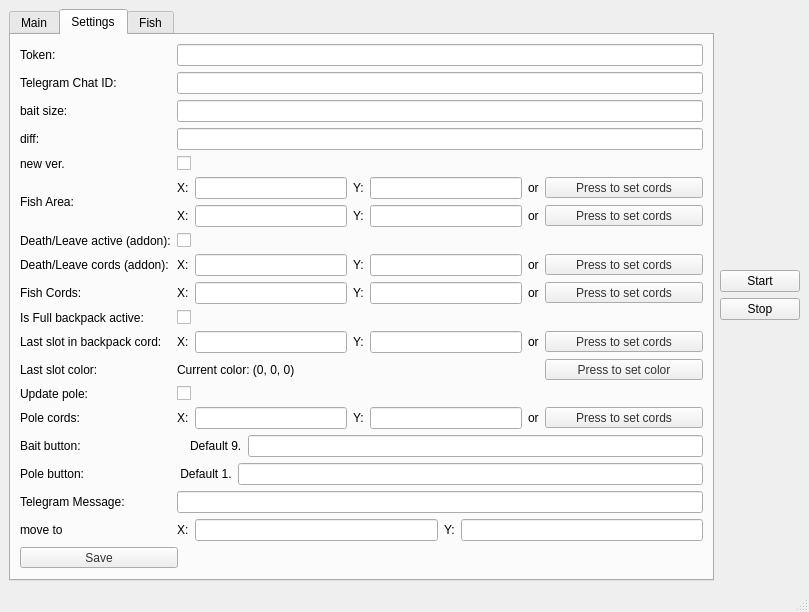
<?xml version="1.0" encoding="UTF-8"?>
<ui version="4.0">
 <class>MainWindow</class>
 <widget class="QMainWindow" name="MainWindow">
  <property name="geometry">
   <rect>
    <x>0</x>
    <y>0</y>
    <width>809</width>
    <height>549</height>
   </rect>
  </property>
  <property name="windowTitle">
   <string>MainWindow</string>
  </property>
  <property name="styleSheet">
   <string notr="true">QToolButton {
width: 150px;
color: #333;

}</string>
  </property>
  <widget class="QWidget" name="centralwidget">
   <layout class="QHBoxLayout" name="horizontalLayout">
    <item>
     <layout class="QHBoxLayout" name="horizontalLayout_2">
      <item>
       <widget class="QTabWidget" name="tabWidget">
        <property name="currentIndex">
         <number>1</number>
        </property>
        <widget class="QWidget" name="tab">
         <attribute name="title">
          <string>Main</string>
         </attribute>
         <widget class="QWidget" name="layoutWidget">
          <property name="geometry">
           <rect>
            <x>0</x>
            <y>0</y>
            <width>541</width>
            <height>341</height>
           </rect>
          </property>
          <layout class="QHBoxLayout" name="horizontalLayout_3">
           <item>
            <layout class="QVBoxLayout" name="verticalLayout_3">
             <item>
              <widget class="QLabel" name="label_30">
               <property name="text">
                <string>Subscription status: Active</string>
               </property>
              </widget>
             </item>
             <item>
              <widget class="QLabel" name="label_31">
               <property name="text">
                <string>To: ...</string>
               </property>
              </widget>
             </item>
            </layout>
           </item>
           <item>
            <widget class="QTextBrowser" name="textBrowser"/>
           </item>
          </layout>
         </widget>
        </widget>
        <widget class="QWidget" name="tab_2">
         <attribute name="title">
          <string>Settings</string>
         </attribute>
         <layout class="QVBoxLayout" name="verticalLayout_2">
          <item>
           <layout class="QGridLayout" name="gridLayout">
            <item row="3" column="1">
             <widget class="QLineEdit" name="lineEdit_20"/>
            </item>
            <item row="4" column="0">
             <widget class="QLabel" name="label_42">
              <property name="text">
               <string>new ver.</string>
              </property>
             </widget>
            </item>
            <item row="4" column="1">
             <widget class="QCheckBox" name="checkBox_4">
              <property name="text">
               <string/>
              </property>
             </widget>
            </item>
            <item row="2" column="1">
             <widget class="QLineEdit" name="lineEdit_19"/>
            </item>
            <item row="3" column="0">
             <widget class="QLabel" name="label_41">
              <property name="text">
               <string>diff:</string>
              </property>
             </widget>
            </item>
            <item row="10" column="1">
             <layout class="QHBoxLayout" name="horizontalLayout_11">
              <item>
               <widget class="QLabel" name="label_18">
                <property name="text">
                 <string>X:</string>
                </property>
               </widget>
              </item>
              <item>
               <widget class="QLineEdit" name="lineEdit_9"/>
              </item>
              <item>
               <widget class="QLabel" name="label_17">
                <property name="text">
                 <string>Y:</string>
                </property>
               </widget>
              </item>
              <item>
               <widget class="QLineEdit" name="lineEdit_10"/>
              </item>
              <item>
               <widget class="QLabel" name="label_16">
                <property name="text">
                 <string>or</string>
                </property>
               </widget>
              </item>
              <item>
               <widget class="QToolButton" name="toolButton_4">
                <property name="text">
                 <string>Press to set cords</string>
                </property>
               </widget>
              </item>
             </layout>
            </item>
            <item row="11" column="0">
             <widget class="QLabel" name="label_19">
              <property name="text">
               <string>Last slot color:</string>
              </property>
             </widget>
            </item>
            <item row="9" column="1">
             <widget class="QCheckBox" name="checkBox">
              <property name="text">
               <string/>
              </property>
             </widget>
            </item>
            <item row="14" column="0">
             <widget class="QLabel" name="label_26">
              <property name="text">
               <string>Bait button:</string>
              </property>
             </widget>
            </item>
            <item row="10" column="0">
             <widget class="QLabel" name="label_15">
              <property name="text">
               <string>Last slot in backpack cord:</string>
              </property>
             </widget>
            </item>
            <item row="9" column="0">
             <widget class="QLabel" name="label_14">
              <property name="text">
               <string>Is Full backpack active:</string>
              </property>
             </widget>
            </item>
            <item row="12" column="0">
             <widget class="QLabel" name="label_21">
              <property name="text">
               <string>Update pole:</string>
              </property>
             </widget>
            </item>
            <item row="12" column="1">
             <widget class="QCheckBox" name="checkBox_2">
              <property name="text">
               <string/>
              </property>
             </widget>
            </item>
            <item row="14" column="1">
             <layout class="QHBoxLayout" name="horizontalLayout_15">
              <item>
               <widget class="QLabel" name="label_27">
                <property name="text">
                 <string/>
                </property>
               </widget>
              </item>
              <item>
               <widget class="QLabel" name="label_38">
                <property name="text">
                 <string>Default 9.</string>
                </property>
               </widget>
              </item>
              <item>
               <widget class="QLineEdit" name="lineEdit_16"/>
              </item>
             </layout>
            </item>
            <item row="6" column="0">
             <widget class="QLabel" name="label_33">
              <property name="text">
               <string>Death/Leave active (addon):</string>
              </property>
             </widget>
            </item>
            <item row="8" column="1">
             <layout class="QHBoxLayout" name="horizontalLayout_10">
              <item>
               <widget class="QLabel" name="label_13">
                <property name="text">
                 <string>X:</string>
                </property>
               </widget>
              </item>
              <item>
               <widget class="QLineEdit" name="lineEdit_8"/>
              </item>
              <item>
               <widget class="QLabel" name="label_12">
                <property name="text">
                 <string>Y:</string>
                </property>
               </widget>
              </item>
              <item>
               <widget class="QLineEdit" name="lineEdit_7"/>
              </item>
              <item>
               <widget class="QLabel" name="label_11">
                <property name="text">
                 <string>or</string>
                </property>
               </widget>
              </item>
              <item>
               <widget class="QToolButton" name="toolButton_3">
                <property name="text">
                 <string>Press to set cords</string>
                </property>
               </widget>
              </item>
             </layout>
            </item>
            <item row="0" column="1">
             <widget class="QLineEdit" name="lineEdit"/>
            </item>
            <item row="1" column="0">
             <widget class="QLabel" name="label_2">
              <property name="text">
               <string>Telegram Chat ID:</string>
              </property>
             </widget>
            </item>
            <item row="0" column="0">
             <widget class="QLabel" name="label">
              <property name="text">
               <string>Token:</string>
              </property>
             </widget>
            </item>
            <item row="1" column="1">
             <widget class="QLineEdit" name="lineEdit_2"/>
            </item>
            <item row="8" column="0">
             <widget class="QLabel" name="label_4">
              <property name="text">
               <string>Fish Cords:</string>
              </property>
             </widget>
            </item>
            <item row="5" column="0">
             <widget class="QLabel" name="label_3">
              <property name="text">
               <string>Fish Area:</string>
              </property>
             </widget>
            </item>
            <item row="7" column="1">
             <layout class="QHBoxLayout" name="horizontalLayout_4">
              <item>
               <widget class="QLabel" name="label_37">
                <property name="text">
                 <string>X:</string>
                </property>
               </widget>
              </item>
              <item>
               <widget class="QLineEdit" name="lineEdit_15"/>
              </item>
              <item>
               <widget class="QLabel" name="label_36">
                <property name="text">
                 <string>Y:</string>
                </property>
               </widget>
              </item>
              <item>
               <widget class="QLineEdit" name="lineEdit_14"/>
              </item>
              <item>
               <widget class="QLabel" name="label_35">
                <property name="text">
                 <string>or</string>
                </property>
               </widget>
              </item>
              <item>
               <widget class="QToolButton" name="toolButton_12">
                <property name="text">
                 <string>Press to set cords</string>
                </property>
               </widget>
              </item>
             </layout>
            </item>
            <item row="16" column="0">
             <widget class="QLabel" name="label_39">
              <property name="text">
               <string>Telegram Message:</string>
              </property>
             </widget>
            </item>
            <item row="16" column="1">
             <widget class="QLineEdit" name="lineEdit_18"/>
            </item>
            <item row="13" column="0">
             <widget class="QLabel" name="label_22">
              <property name="text">
               <string>Pole cords:</string>
              </property>
             </widget>
            </item>
            <item row="11" column="1">
             <layout class="QHBoxLayout" name="horizontalLayout_12">
              <item>
               <widget class="QLabel" name="label_20">
                <property name="text">
                 <string>Current color: (0, 0, 0)</string>
                </property>
               </widget>
              </item>
              <item>
               <widget class="QToolButton" name="toolButton_5">
                <property name="text">
                 <string>Press to set color</string>
                </property>
               </widget>
              </item>
             </layout>
            </item>
            <item row="5" column="1">
             <layout class="QVBoxLayout" name="verticalLayout">
              <item>
               <layout class="QHBoxLayout" name="horizontalLayout_8">
                <item>
                 <widget class="QLabel" name="label_7">
                  <property name="text">
                   <string>X:</string>
                  </property>
                 </widget>
                </item>
                <item>
                 <widget class="QLineEdit" name="lineEdit_3"/>
                </item>
                <item>
                 <widget class="QLabel" name="label_8">
                  <property name="text">
                   <string>Y:</string>
                  </property>
                 </widget>
                </item>
                <item>
                 <widget class="QLineEdit" name="lineEdit_4"/>
                </item>
                <item>
                 <widget class="QLabel" name="label_5">
                  <property name="text">
                   <string>or</string>
                  </property>
                 </widget>
                </item>
                <item>
                 <widget class="QToolButton" name="toolButton_2">
                  <property name="text">
                   <string>Press to set cords</string>
                  </property>
                 </widget>
                </item>
               </layout>
              </item>
              <item>
               <layout class="QHBoxLayout" name="horizontalLayout_7">
                <item>
                 <widget class="QLabel" name="label_9">
                  <property name="text">
                   <string>X:</string>
                  </property>
                 </widget>
                </item>
                <item>
                 <widget class="QLineEdit" name="lineEdit_5"/>
                </item>
                <item>
                 <widget class="QLabel" name="label_10">
                  <property name="text">
                   <string>Y:</string>
                  </property>
                 </widget>
                </item>
                <item>
                 <widget class="QLineEdit" name="lineEdit_6"/>
                </item>
                <item>
                 <widget class="QLabel" name="label_6">
                  <property name="text">
                   <string>or</string>
                  </property>
                 </widget>
                </item>
                <item>
                 <widget class="QToolButton" name="toolButton">
                  <property name="text">
                   <string>Press to set cords</string>
                  </property>
                 </widget>
                </item>
               </layout>
              </item>
             </layout>
            </item>
            <item row="15" column="0">
             <widget class="QLabel" name="label_28">
              <property name="text">
               <string>Pole button:</string>
              </property>
             </widget>
            </item>
            <item row="13" column="1">
             <layout class="QHBoxLayout" name="horizontalLayout_13">
              <item>
               <widget class="QLabel" name="label_25">
                <property name="text">
                 <string>X:</string>
                </property>
               </widget>
              </item>
              <item>
               <widget class="QLineEdit" name="lineEdit_11"/>
              </item>
              <item>
               <widget class="QLabel" name="label_24">
                <property name="text">
                 <string>Y:</string>
                </property>
               </widget>
              </item>
              <item>
               <widget class="QLineEdit" name="lineEdit_12"/>
              </item>
              <item>
               <widget class="QLabel" name="label_23">
                <property name="text">
                 <string>or</string>
                </property>
               </widget>
              </item>
              <item>
               <widget class="QToolButton" name="toolButton_6">
                <property name="text">
                 <string>Press to set cords</string>
                </property>
               </widget>
              </item>
             </layout>
            </item>
            <item row="15" column="1">
             <layout class="QHBoxLayout" name="horizontalLayout_16">
              <item>
               <widget class="QLabel" name="label_29">
                <property name="text">
                 <string> Default 1.</string>
                </property>
               </widget>
              </item>
              <item>
               <widget class="QLineEdit" name="lineEdit_17"/>
              </item>
             </layout>
            </item>
            <item row="6" column="1">
             <widget class="QCheckBox" name="checkBox_3">
              <property name="text">
               <string/>
              </property>
             </widget>
            </item>
            <item row="7" column="0">
             <widget class="QLabel" name="label_34">
              <property name="text">
               <string>Death/Leave cords (addon):</string>
              </property>
             </widget>
            </item>
            <item row="2" column="0">
             <widget class="QLabel" name="label_40">
              <property name="text">
               <string>bait size:</string>
              </property>
             </widget>
            </item>
            <item row="17" column="0">
             <widget class="QLabel" name="label_43">
              <property name="text">
               <string>move to</string>
              </property>
             </widget>
            </item>
            <item row="17" column="1">
             <layout class="QHBoxLayout" name="horizontalLayout_5">
              <item>
               <widget class="QLabel" name="label_44">
                <property name="text">
                 <string>X:</string>
                </property>
               </widget>
              </item>
              <item>
               <widget class="QLineEdit" name="lineEdit_22"/>
              </item>
              <item>
               <widget class="QLabel" name="label_45">
                <property name="text">
                 <string>Y:</string>
                </property>
               </widget>
              </item>
              <item>
               <widget class="QLineEdit" name="lineEdit_21"/>
              </item>
             </layout>
            </item>
           </layout>
          </item>
          <item>
           <widget class="QToolButton" name="toolButton_11">
            <property name="text">
             <string>Save</string>
            </property>
           </widget>
          </item>
         </layout>
        </widget>
        <widget class="QWidget" name="tab_3">
         <attribute name="title">
          <string>Fish</string>
         </attribute>
         <widget class="QWidget" name="layoutWidget">
          <property name="geometry">
           <rect>
            <x>0</x>
            <y>0</y>
            <width>611</width>
            <height>381</height>
           </rect>
          </property>
          <layout class="QVBoxLayout" name="verticalLayout_15">
           <item>
            <widget class="QListView" name="listView"/>
           </item>
           <item>
            <layout class="QHBoxLayout" name="horizontalLayout_25">
             <item>
              <widget class="QLabel" name="label_32">
               <property name="text">
                <string>Fish name:</string>
               </property>
              </widget>
             </item>
             <item>
              <widget class="QLineEdit" name="lineEdit_13"/>
             </item>
             <item>
              <widget class="QToolButton" name="toolButton_9">
               <property name="text">
                <string>Add fish</string>
               </property>
              </widget>
             </item>
            </layout>
           </item>
           <item>
            <widget class="QToolButton" name="toolButton_10">
             <property name="text">
              <string>Delete selected fish</string>
             </property>
            </widget>
           </item>
          </layout>
         </widget>
        </widget>
       </widget>
      </item>
     </layout>
    </item>
    <item>
     <layout class="QVBoxLayout" name="verticalLayout_5">
      <item>
       <spacer name="verticalSpacer_2">
        <property name="orientation">
         <enum>Qt::Vertical</enum>
        </property>
        <property name="sizeHint" stdset="0">
         <size>
          <width>20</width>
          <height>40</height>
         </size>
        </property>
       </spacer>
      </item>
      <item>
       <widget class="QPushButton" name="pushButton">
        <property name="text">
         <string>Start</string>
        </property>
       </widget>
      </item>
      <item>
       <widget class="QPushButton" name="pushButton_2">
        <property name="text">
         <string>Stop</string>
        </property>
       </widget>
      </item>
      <item>
       <spacer name="verticalSpacer">
        <property name="orientation">
         <enum>Qt::Vertical</enum>
        </property>
        <property name="sizeHint" stdset="0">
         <size>
          <width>20</width>
          <height>40</height>
         </size>
        </property>
       </spacer>
      </item>
     </layout>
    </item>
   </layout>
  </widget>
  <widget class="QMenuBar" name="menubar">
   <property name="geometry">
    <rect>
     <x>0</x>
     <y>0</y>
     <width>809</width>
     <height>18</height>
    </rect>
   </property>
  </widget>
  <widget class="QStatusBar" name="statusbar"/>
 </widget>
 <resources/>
 <connections/>
</ui>
